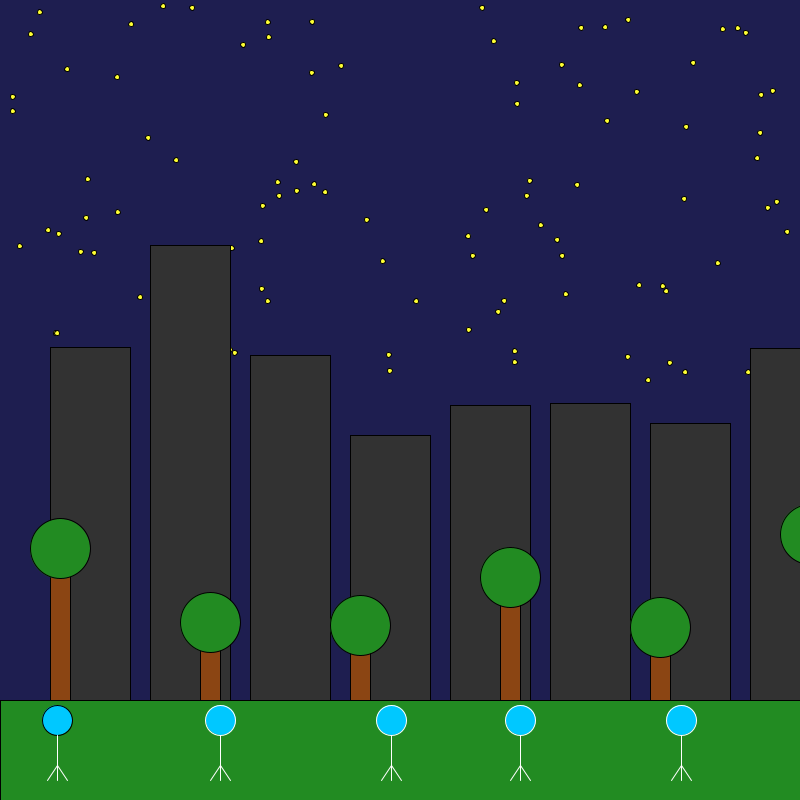
Frame 1 (no input)
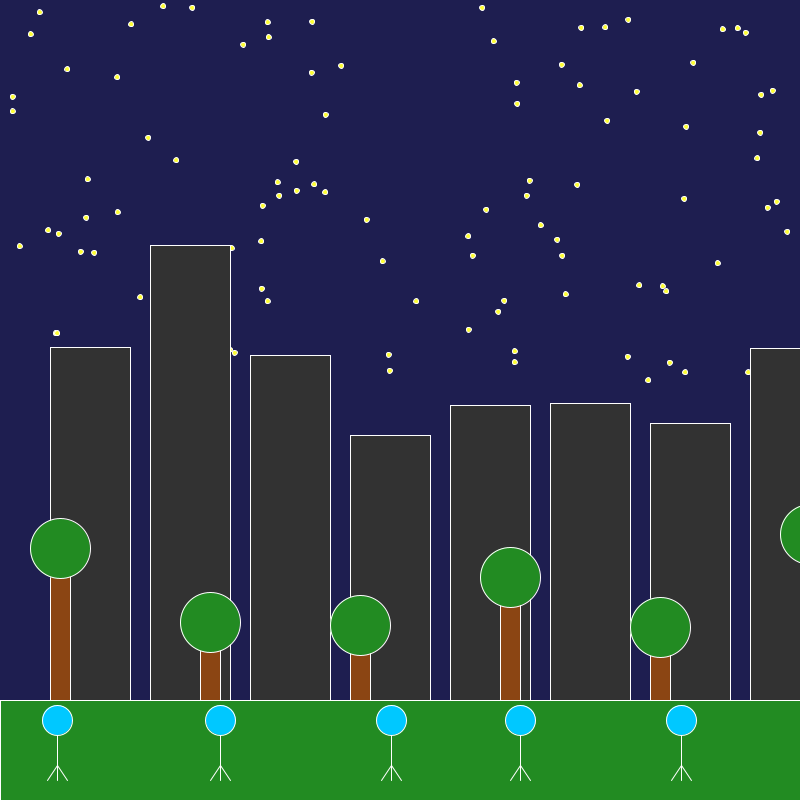
Frame 60 (the mouse pressed at the canvas centre just before this capture)
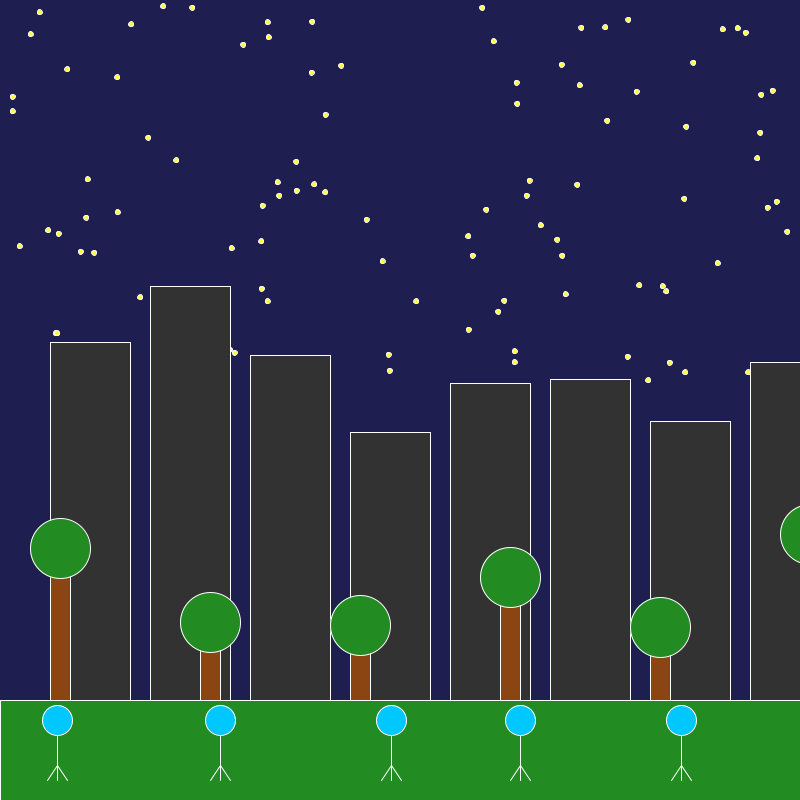
Frame 120 (the mouse held since frame 60 and released just before this capture)

The Processing sketch that drew these frames (run headless with seeded random() and noise(); from frame 60 on, the mouse is pressed at the canvas centre):

// Processing sketch: Eliza_Filipchuk
// ── Eliza_Filipchuk.pde
// Store star positions in arrays
float[] starX, starY; // X and Y coordinates for stars
int numStars = 100; // draw 100 stars in sky

// Building variables
float[] barHeights, barTargetHeights; // set current and target heights for dynamic buildings
int barClicks = 0; // Counter for mouse clicks to cycle building height animation
float[] barMinHeights, barMaxHeights; // Max/min heights for buildings

// Tree variables
float[] treeHeights; // store tree heights in arrays
float treeGrowth = 5; // change height by 5 with arrow clicks
float maxTreeHeight = 150; // Max tree heights
float minTreeHeight = 50; // Min tree heights

// student variables
float[] studentX, studentY; // X and Y positions for students
int numStudents = 5; // show 5 students
//void indicates that the function does not return a value
void setup() {
  size(800, 800); // 800x800 canvas
  background(30, 30, 80); // blue background colour

  // random star positions in top 1/2 of canvas
  starX = new float[numStars];
  starY = new float[numStars];
  for (int i = 0; i < numStars; i++) {
    starX[i] = random(width); // random x position across the width
    starY[i] = random(height / 2); // random y position in upper half
  }

  // use building variables
  int numBars = width / 100; // 1 building per 100 pixels
  barHeights = new float[numBars]; // current building height
  barTargetHeights = new float[numBars]; // building target heights
  barMinHeights = new float[numBars]; // Min height
  barMaxHeights = new float[numBars]; // Max height

  // initial building variable values
  for (int i = 0; i < numBars; i++) {
    barMinHeights[i] = random(200, 400); // randomizing minimum height
    barMaxHeights[i] = random(500, 700); // randomizing maximum height
    barHeights[i] = random(barMinHeights[i], barMaxHeights[i]); // initial random height
    barTargetHeights[i] = barHeights[i]; // initial target = current height
  }

  // random tree heights in allowable range
  int numTrees = 6; // six trees
  treeHeights = new float[numTrees];
  for (int i = 0; i < numTrees; i++) {
    treeHeights[i] = random(minTreeHeight, maxTreeHeight); // give each tree random height
  }

  // student positions on ground
  studentX = new float[numStudents];
  studentY = new float[numStudents];
  for (int i = 0; i < numStudents; i++) {
    studentX[i] = random(50 + i * 150, 100 + i * 150); // even spacing of students
    studentY[i] = height - 80; // student y-axis placement
  }
}

void draw() {
  background(30, 30, 80); // for animating purposes the background is redrawn 

  drawStars(); // draw the stars
  drawSkyline(); // draw buildings
  drawPark(); // ground and trees
  drawStudents(); // students
}

void drawStars() {
  for (int i = 0; i < numStars; i++) {
    fill(255, 255, 50); // yellow stars
    ellipse(starX[i], starY[i], 5, 5); // circular stars
  }
}

void drawSkyline() {
  fill(50, 50, 50); // building colour
  for (int i = 0; i < barHeights.length; i++) {
    // building height adjusts to target
    barHeights[i] += (barTargetHeights[i] - barHeights[i]) * 0.01; 
    rect(i * 100 + 50, height - barHeights[i], 80, barHeights[i]); // draw buildings
  }
}

void drawPark() {
  // draw the ground
  fill(34, 139, 34);
  rect(0, height - 100, width, 100); 

  // draw trees (trunk and green)
  for (int i = 0; i < treeHeights.length; i++) {
    float x = i * 150 + 50; // tree x-position
    fill(139, 69, 19); // trunk colour
    rect(x, height - 100 - treeHeights[i], 20, treeHeights[i]); // trunk drawn
    fill(34, 139, 34); // leaf colour
    ellipse(x + 10, height - 100 - treeHeights[i] - 20, 60, 60); // circular leaf
  }
}

void drawStudents() {
  for (int i = 0; i < numStudents; i++) {
    float d = dist(mouseX, mouseY, studentX[i], studentY[i]); // distance from mouse to student
    boolean isHovered = d < 30; // check if the mouse is close enough to the student
    float size = isHovered ? 40 : 30; // student size increases when hovered
    fill(isHovered ? color(255, 255, 0) : color(0, 200, 255)); // colour changes to yellow when hovered

    ellipse(studentX[i], studentY[i], size, size); // head
    stroke(255); // legs and body
    line(studentX[i], studentY[i] + size / 2, studentX[i], studentY[i] + size * 2); // draw body
    line(studentX[i], studentY[i] + size * 1.5, studentX[i] - 10, studentY[i] + size * 2); // left leg
    line(studentX[i], studentY[i] + size * 1.5, studentX[i] + 10, studentY[i] + size * 2); // right leg
  }
}

void mousePressed() {
  barClicks++; // click counter
  if (barClicks > 5) barClicks = 0; // clicks reset after 6

  for (int i = 0; i < barHeights.length; i++) {
    if (barClicks <= 2) {
      // height increases on first three clicks
      barTargetHeights[i] = barMinHeights[i] + barClicks * (barMaxHeights[i] - barMinHeights[i]) / 3;
    } else {
      // height decreases over next three clicks
      barTargetHeights[i] = barMaxHeights[i] - (barClicks - 3) * (barMaxHeights[i] - barMinHeights[i]) / 3;
    }
  }
}

void keyPressed() {
  if (keyCode == UP) {
    // tree heights increase with up arrow
    for (int i = 0; i < treeHeights.length; i++) {
      treeHeights[i] = min(treeHeights[i] + treeGrowth, maxTreeHeight); //keep trees below maximum height
    }
  } else if (keyCode == DOWN) {
    // tree heights decrease with down arrow
    for (int i = 0; i < treeHeights.length; i++) {
      treeHeights[i] = max(treeHeights[i] - treeGrowth, minTreeHeight); // keep trees above minimum height
    }
  }
}
